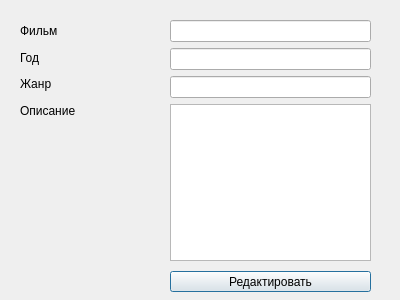
<?xml version="1.0" encoding="UTF-8"?>
<ui version="4.0">
 <class>EditWindow</class>
 <widget class="QDialog" name="EditWindow">
  <property name="geometry">
   <rect>
    <x>0</x>
    <y>0</y>
    <width>400</width>
    <height>300</height>
   </rect>
  </property>
  <property name="windowTitle">
   <string>Dialog</string>
  </property>
  <widget class="QPushButton" name="pushButtonEdit">
   <property name="geometry">
    <rect>
     <x>170</x>
     <y>271</y>
     <width>201</width>
     <height>21</height>
    </rect>
   </property>
   <property name="text">
    <string>Редактировать</string>
   </property>
  </widget>
  <widget class="QWidget" name="verticalLayoutWidget">
   <property name="geometry">
    <rect>
     <x>170</x>
     <y>20</y>
     <width>201</width>
     <height>241</height>
    </rect>
   </property>
   <layout class="QVBoxLayout" name="verticalLayout">
    <item>
     <widget class="QLineEdit" name="lineEditMovie"/>
    </item>
    <item>
     <widget class="QLineEdit" name="lineEditYear"/>
    </item>
    <item>
     <widget class="QLineEdit" name="lineEditCategory"/>
    </item>
    <item>
     <widget class="QTextEdit" name="textEditDescription"/>
    </item>
   </layout>
  </widget>
  <widget class="QWidget" name="verticalLayoutWidget_2">
   <property name="geometry">
    <rect>
     <x>20</x>
     <y>20</y>
     <width>141</width>
     <height>101</height>
    </rect>
   </property>
   <layout class="QVBoxLayout" name="verticalLayout_2">
    <item>
     <widget class="QLabel" name="labelMovie">
      <property name="text">
       <string>Фильм</string>
      </property>
     </widget>
    </item>
    <item>
     <widget class="QLabel" name="labelYear">
      <property name="text">
       <string>Год</string>
      </property>
     </widget>
    </item>
    <item>
     <widget class="QLabel" name="labelCategory">
      <property name="text">
       <string>Жанр</string>
      </property>
     </widget>
    </item>
    <item>
     <widget class="QLabel" name="labelDescription">
      <property name="text">
       <string>Описание</string>
      </property>
     </widget>
    </item>
   </layout>
  </widget>
 </widget>
 <resources/>
 <connections/>
</ui>
